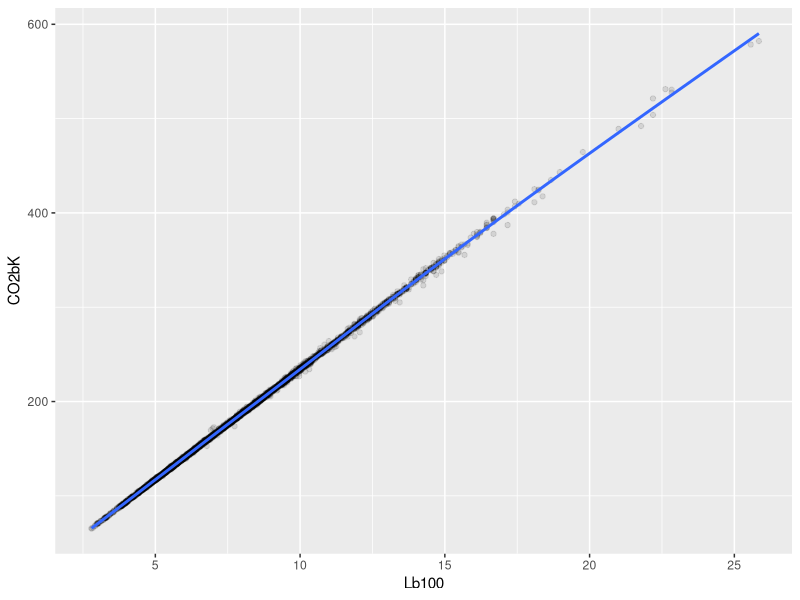
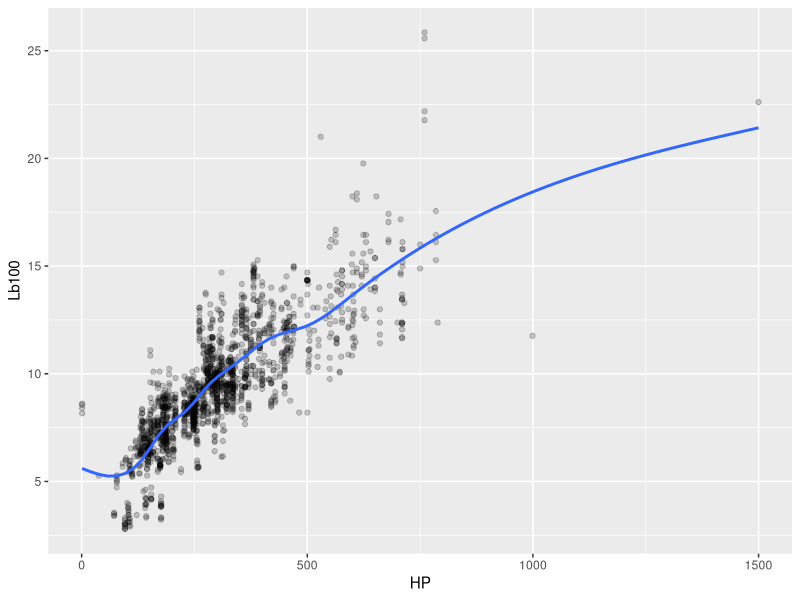
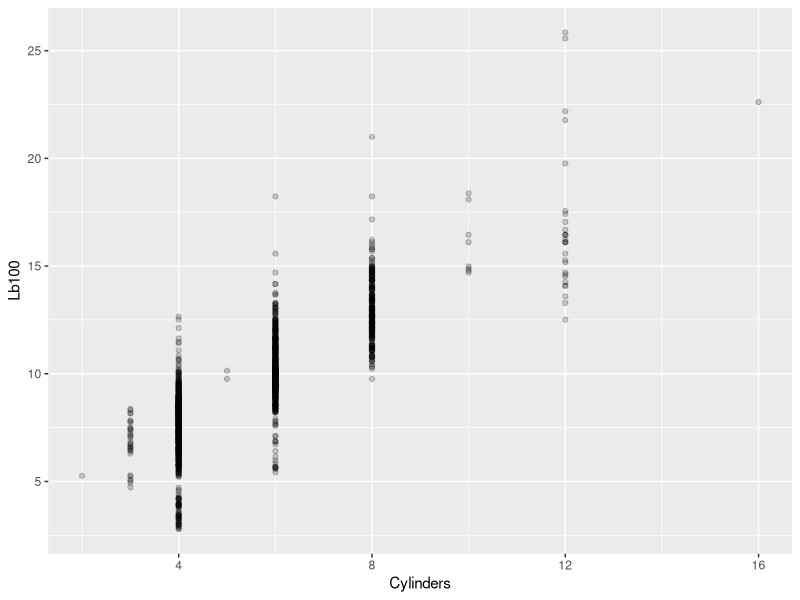
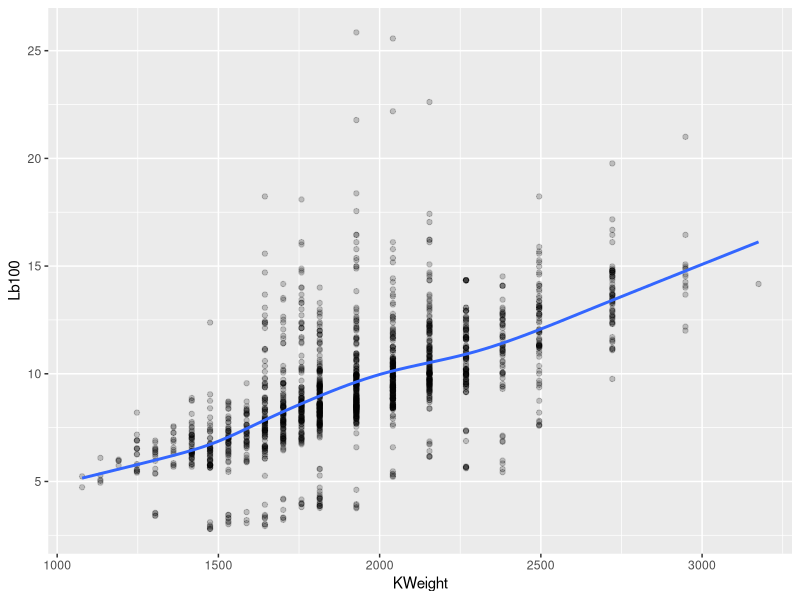
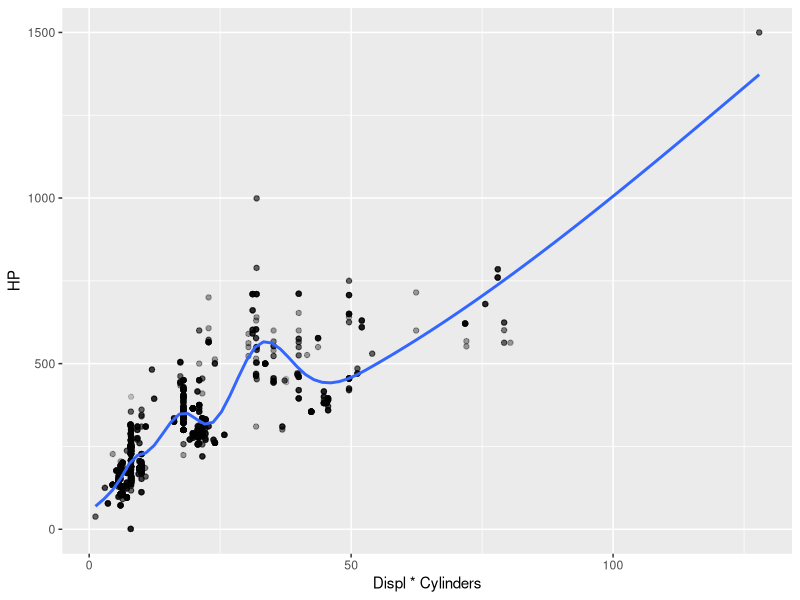
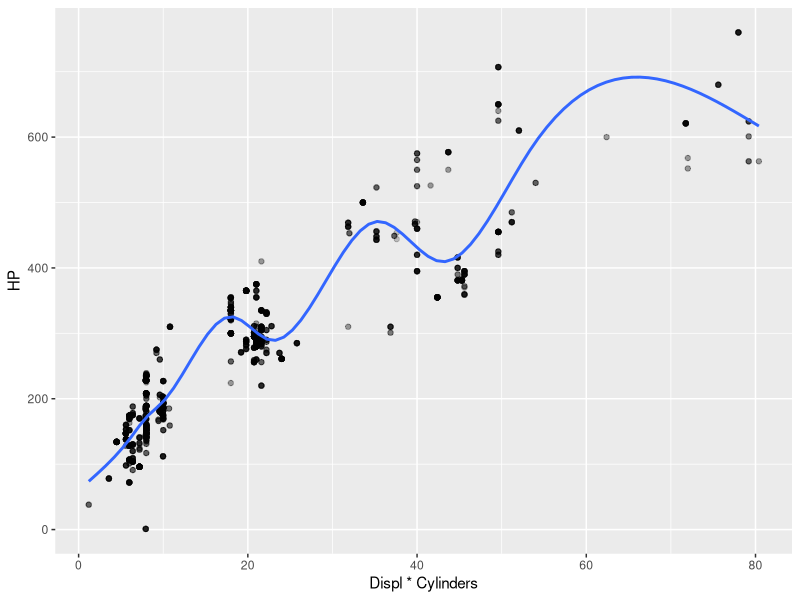
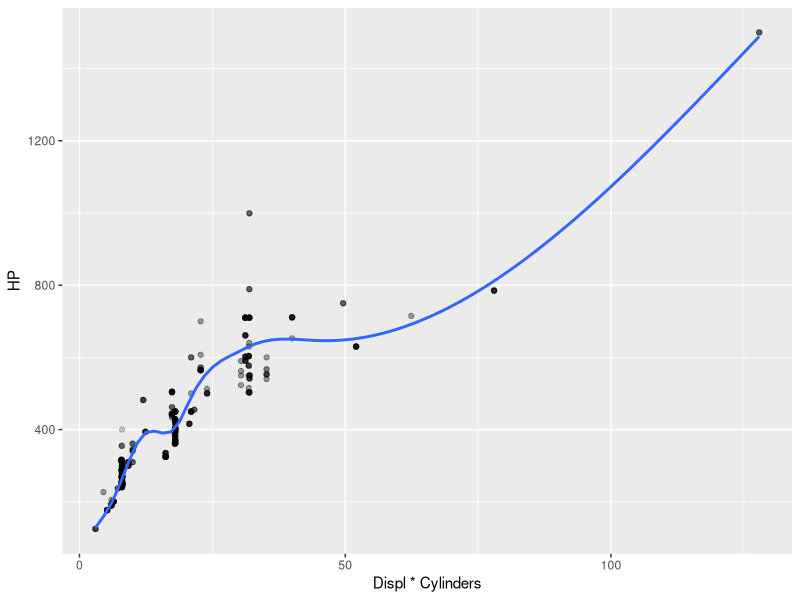
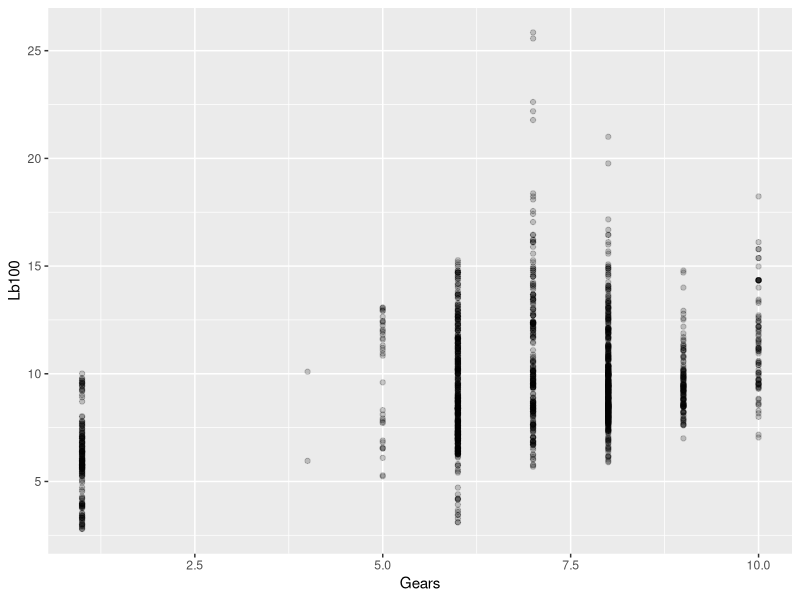

Source code (R) for these figures, in order: (Note: this script raises an error after producing the figures.)
library(tidyverse)
library(ggplot2)
library(corrplot)
library(modelr)
rethink = read_csv("rethink.csv") #read the database

rethink = rethink %>% filter(Displ < 70 & MPG <100) #let's tide it up

rethink = rethink %>% mutate(KML = MPG*0.425144, CO2bK = CO2*0.621371, Lb100 = 100/KML, KWeight = Weight*0.45359237) # add CO2 grams per kilometer and liters used by 100km

View (rethink)

ggplot(rethink %>% filter(Fuel == "Tier 2 Cert Gasoline"), aes(x = Lb100, y = CO2bK)) +
  geom_point(alpha = 0.1) +
  geom_smooth()


cor((rethink %>% filter (MPG > 0 & CO2 > 0 & Fuel == "Tier 2 Cert Gasoline"))$Lb100,
    (rethink %>% filter (MPG > 0 & CO2 > 0 & Fuel == "Tier 2 Cert Gasoline"))$CO2bK
    )

ggplot((rethink %>% filter (Displ > 0.1 & Fuel == "Tier 2 Cert Gasoline"& Test == "FTP")), aes(x = HP, y = Lb100)) +
  geom_point(alpha = 0.2) +
  geom_smooth(se=FALSE)

ggplot((rethink %>% filter(Cylinders > 0 & Lb100 > 0 & Fuel == "Tier 2 Cert Gasoline" & Test == "FTP")), aes(x = Cylinders, y = Lb100)) +
  geom_point(alpha = 0.2) +
  geom_smooth(se=FALSE)

ggplot((rethink %>% filter(Displ > 0.1 & Fuel == "Tier 2 Cert Gasoline" & Test == "FTP")), aes(x = KWeight, y = Lb100)) +
  geom_point(alpha = 0.2) +
  geom_smooth(se=FALSE)

cor((rethink %>% filter(Cylinders > 0 & Fuel == "Tier 2 Cert Gasoline" & Test == "FTP"))$Cylinders,
    (rethink %>% filter(Cylinders > 0 & Fuel == "Tier 2 Cert Gasoline" & Test == "FTP"))$Lb100)

cor((rethink %>% filter(Cylinders > 0 & Fuel == "Tier 2 Cert Gasoline"))$Displ,
    (rethink %>% filter(Cylinders > 0 & Fuel == "Tier 2 Cert Gasoline"))$Lb100)

cor((rethink %>% filter(Cylinders > 0 & Fuel == "Tier 2 Cert Gasoline" & Test == "FTP"))$HP,
    (rethink %>% filter(Cylinders > 0 & Fuel == "Tier 2 Cert Gasoline" & Test == "FTP"))$Lb100)

cor((rethink %>% filter(Cylinders > 0 & Fuel == "Tier 2 Cert Gasoline" & Test == "FTP"))$Weight,
    (rethink %>% filter(Cylinders > 0 & Fuel == "Tier 2 Cert Gasoline" & Test == "FTP"))$Lb100)

cor((rethink %>% filter(Cylinders > 0 & Fuel == "Tier 2 Cert Gasoline" & Test == "FTP"))$Gears,
    (rethink %>% filter(Cylinders > 0 & Fuel == "Tier 2 Cert Gasoline" & Test == "FTP"))$Lb100)

######################TESTS#####################


ggplot((rethink %>% filter(Displ > 0.1 & Cylinders > 0 & Fuel == "Tier 2 Cert Gasoline")), aes(x = Displ*Cylinders, y = HP)) +
  geom_point(alpha = 0.2) +
  geom_smooth(se=FALSE) #Good approx: HP = Displacement (Liters)* Cylinders * 10

ggplot((rethink %>% filter(Displ > 0.1 & Cylinders > 0 & Fuel == "Tier 2 Cert Gasoline" & HP/Displ < 120)), aes(x = Displ*Cylinders, y = HP)) +
  geom_point(alpha = 0.2) +
  geom_smooth(se=FALSE) #No turbo, function is apparently logarithmic

ggplot((rethink %>% filter(Displ > 0.1 & Cylinders > 0 & Fuel == "Tier 2 Cert Gasoline" & HP/Displ > 120)), aes(x = Displ*Cylinders, y = HP)) +
  geom_point(alpha = 0.2) +
  geom_smooth(se=FALSE) #Turbo only, function is initially logarithmic and after exponential (but just one)

ggplot((rethink %>% filter(Displ > 0.1 & Fuel == "Tier 2 Cert Gasoline" & Test == "FTP")), aes(x = Gears, y = Lb100)) +
  geom_point(alpha = 0.2) +
  geom_smooth(se=FALSE)

ggplot((rethink %>% filter(Displ < 70 & Displ > 0.1 & Cylinders > 0 & Fuel == "Tier 2 Cert Gasoline" & HP/Displ < 120)), aes(x = Displ*Cylinders, y = HP)) +
  geom_point(alpha = 0.2) +
  geom_smooth(se=FALSE)

ggplot((rethink %>% filter(Displ < 70 & Displ > 0.1)), aes(x = HP, y = Displ)) +
  geom_point(alpha = 0.2) +
  geom_smooth(se=FALSE)

##important
ggplot((rethink %>% filter(Displ < 70 & Displ > 0.1 & Cylinders > 0 )), aes(x = HP, y = 1/MPG)) +
  geom_point(alpha = 0.15) +
  geom_smooth(se=FALSE)+
  ylim(0, 0.1)

ggplot((rethink %>% filter(Displ < 70 & Displ > 0.1 & Cylinders > 0 )), aes(y = HP/Displ, x = Displ/Cylinders)) +
  geom_point(alpha = 0.15) +
  geom_smooth(se=FALSE)

cor((rethink %>% filter(Displ < 70 & Displ > 0.1 & Cylinders > 0 & HP > 0 & CO2 > 0))$HP,
    (rethink %>% filter(Displ < 70 & Displ > 0.1 & Cylinders > 0 & HP > 0 & CO2 > 0))$CO2^2
)


cor((rethink %>% filter(Displ < 70 & Displ > 0.1 & HP < 200 & HP > 80 & Cylinders > 0))$Displ/
    (rethink %>% filter(Displ < 70 & Displ > 0.1 & HP < 200 & HP > 80 & Cylinders > 0))$Cylinders,
    (rethink %>% filter(Displ < 70 & Displ > 0.1 & HP < 200 & HP > 80 & Cylinders > 0))$HP/
    (rethink %>% filter(Displ < 70 & Displ > 0.1 & HP < 200 & HP > 80 & Cylinders > 0))$Displ
)

ggplot((rethink %>% filter(Test == "FTP")), aes(x = CO, y = CO2)) +
  geom_point(alpha = 0.2) +
  xlim(0, 1) +
  ylim(0, 1000) +
  geom_smooth(se=FALSE)

#ggplot ((rethink %>% group_by(Fuel)

ggplot((rethink), aes(x = Fuel, y = CO2)) +
  geom_boxplot()

cor((rethink %>% filter(Displ < 70 & Displ > 0.1))$Displ/Cylinders, (rethink %>% filter(Displ < 70 & Displ > 0.1))$HP/Displ)

cor((rethink %>% filter(Displ < 70 & Displ > 0.1 & Cylinders > 0))$HP/
    (rethink %>% filter(Displ < 70 & Displ > 0.1 & Cylinders > 0))$Displ,
    (rethink %>% filter(Displ < 70 & Displ > 0.1 & Cylinders > 0))$Displ/
    (rethink %>% filter(Displ < 70 & Displ > 0.1 & Cylinders > 0))$Cylinders)


cor((rethink %>% filter (MPG > 0 & CO2 > 0))$MPG, (rethink %>% filter (MPG > 0 & CO2 > 0))$CO2)
cor((rethink %>% filter (MPG > 0 & NOx > 0))$MPG, (rethink %>% filter (MPG > 0 & NOx > 0))$NOx)

cor((rethink %>% filter (NOx > 0 & CO > 0))$NOx, (rethink %>% filter (NOx > 0 & CO > 0))$CO)

cor(rethink$Cylinders, rethink$HP)

ggplot(data = rethink, mapping = aes(x = Displ, y = HP, color = Fuel)) +
  geom_point() + 
  geom_smooth(se = FALSE)

ggplot((rethink %>% filter(Displ < 70 & Displ > 0.1 & Fuel == "Tier 2 Cert Gasoline")), aes(x = Displ, y = Weight)) +
  geom_point(alpha = 0.2) +
  geom_smooth(se=FALSE)
